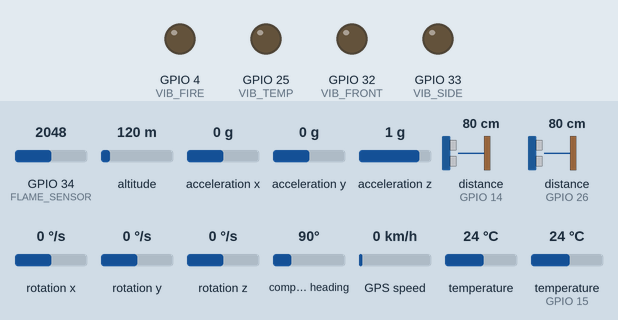
This sketch was run on a simulated ESP32. Parts: output pins drawn as LEDs (lit = HIGH). Wiring (inferred from the names in the program): 2 × ultrasonic range finder: trigger GPIO 12, echo GPIO 14 / trigger GPIO 27, echo GPIO 26. Dashed ring = blinking. The inputs (shaded band) are chosen by the test bench; at power-on: distance to the obstacle (sensors on GPIO 14, GPIO 26) 80 cm, GPIO 34 (FLAME_SENSOR) = 2048, altitude 120 m, acceleration x 0 g, acceleration y 0 g, acceleration z 1 g, rotation x 0 °/s, rotation y 0 °/s, rotation z 0 °/s, compass heading 90°, GPS speed 0 km/h, temperature 24 °C, temperature (sensor on GPIO 15) 24 °C. The echo pulse lasts 58.3 µs per cm; the GPS gets a fix after 3 s at 37.7749, -122.4194 with 8 satellites; pins used as bus, display or sensor lines are not drawn; what the sketch prints to the serial monitor is not drawn.

Above: at 3.2 s.
3.3 s: distance to the obstacle (sensor on GPIO 14) set to 73 cm
6.8 s: distance to the obstacle (sensor on GPIO 14) set to 68 cm
At 7.74 s:
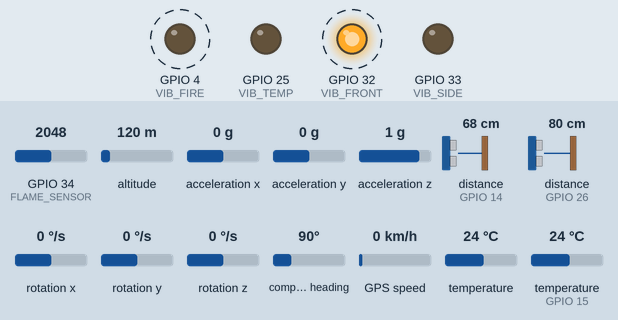
11.8 s: distance to the obstacle (sensor on GPIO 26) set to 75 cm
15.3 s: distance to the obstacle (sensor on GPIO 26) set to 67 cm
At 16.49 s:
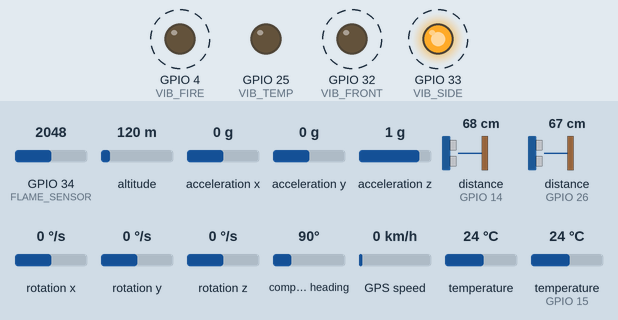
19.8 s: distance to the obstacle (sensor on GPIO 26) set to 120 cm
At 20.9 s:
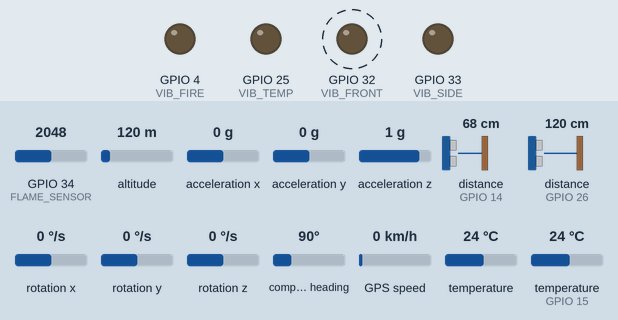
23.3 s: distance to the obstacle (sensor on GPIO 26) set to 2 cm
At 24.6 s:
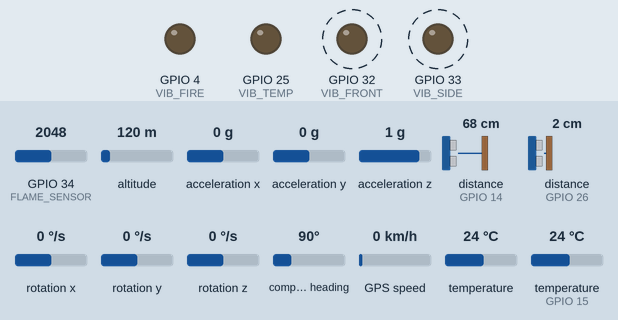
Timing chart, 0 to 27.8 s (numbered marks = the images above; inputs shaded):
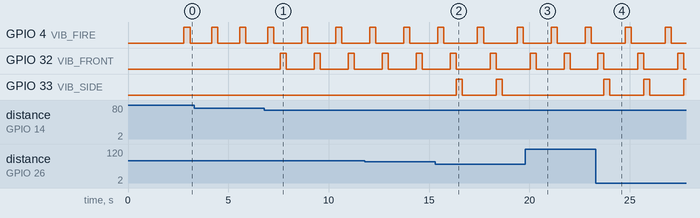

The sketch:

UR_ESP_Relay.ino
```cpp
// Tactile Navigation Stick for the Visually Impaired
// ESP32-Based Full Code

#include <WiFi.h>
#include <Wire.h>
#include <SoftwareSerial.h>
#include <TinyGPS++.h>
#include <OneWire.h>
#include <DallasTemperature.h>
#include <Adafruit_MPU6050.h>
#include <Adafruit_Sensor.h>

// -------------------- Pins --------------------
// Ultrasonic Sensors
#define TRIG_FRONT  12
#define ECHO_FRONT  14
#define TRIG_SIDE   27
#define ECHO_SIDE   26

// Vibration Motors
#define VIB_FRONT   32
#define VIB_SIDE    33
#define VIB_TEMP    25
#define VIB_FIRE    4

// Temperature Sensor (DS18B20)
#define ONE_WIRE_BUS 15
OneWire oneWire(ONE_WIRE_BUS);
DallasTemperature sensors(&oneWire);

// Flame Sensor
#define FLAME_SENSOR 34

// SIM800L
#define SIM_TX 17
#define SIM_RX 16
SoftwareSerial sim800(SIM_TX, SIM_RX);

// GPS
#define GPS_TX 5
#define GPS_RX 18
SoftwareSerial gpsSerial(GPS_TX, GPS_RX);
TinyGPSPlus gps;

// MPU6050
Adafruit_MPU6050 mpu;
bool fallDetected = false;

// -------------------- Constants --------------------
const int tempThreshold = 45;   // Celsius
const int flameThreshold = 3000; // ADC value
const long distanceThreshold = 70; // cm

// -------------------- Functions --------------------
long readUltrasonic(int trigPin, int echoPin) {
  digitalWrite(trigPin, LOW);
  delayMicroseconds(2);
  digitalWrite(trigPin, HIGH);
  delayMicroseconds(10);
  digitalWrite(trigPin, LOW);
  return pulseIn(echoPin, HIGH) * 0.034 / 2;
}

void vibrate(int pin, int duration = 300) {
  digitalWrite(pin, HIGH);
  delay(duration);
  digitalWrite(pin, LOW);
}

void checkObstacle() {
  long front = readUltrasonic(TRIG_FRONT, ECHO_FRONT);
  long side = readUltrasonic(TRIG_SIDE, ECHO_SIDE);

  if (front < distanceThreshold && front > 0) vibrate(VIB_FRONT);
  if (side < distanceThreshold && side > 0) vibrate(VIB_SIDE);
}

void checkTemperature() {
  sensors.requestTemperatures();
  float tempC = sensors.getTempCByIndex(0);
  if (tempC >= tempThreshold) vibrate(VIB_TEMP);
}

void checkFlame() {
  int flameVal = analogRead(FLAME_SENSOR);
  if (flameVal < flameThreshold) vibrate(VIB_FIRE);
}

void checkFall() {
  sensors_event_t a, g, temp;
  mpu.getEvent(&a, &g, &temp);
  if (abs(a.acceleration.z) < 3 && abs(a.acceleration.x) > 7) {
    fallDetected = true;
  }
}

void sendSMS(String msg) {
  sim800.println("AT+CMGF=1");
  delay(100);
  sim800.println("AT+CMGS=\"+911234567890\""); // Replace with your phone number
  delay(100);
  sim800.println(msg);
  delay(100);
  sim800.write(26); // CTRL+Z to send
  delay(5000);
}

void sendEmergencyAlert() {
  String alert = "Emergency! Fall or hazard detected.";
  if (gps.location.isValid()) {
    alert += "\nLocation: ";
    alert += String(gps.location.lat(), 6);
    alert += ", ";
    alert += String(gps.location.lng(), 6);
  } else {
    alert += "\nLocation: Unavailable";
  }
  sendSMS(alert);
  fallDetected = false;
}

// -------------------- Setup --------------------
void setup() {
  Serial.begin(115200);

  // Pins
  pinMode(TRIG_FRONT, OUTPUT);
  pinMode(ECHO_FRONT, INPUT);
  pinMode(TRIG_SIDE, OUTPUT);
  pinMode(ECHO_SIDE, INPUT);
  pinMode(VIB_FRONT, OUTPUT);
  pinMode(VIB_SIDE, OUTPUT);
  pinMode(VIB_TEMP, OUTPUT);
  pinMode(VIB_FIRE, OUTPUT);
  pinMode(FLAME_SENSOR, INPUT);

  // Modules
  sensors.begin();
  sim800.begin(9600);
  gpsSerial.begin(9600);

  if (!mpu.begin()) {
    Serial.println("MPU6050 not detected!");
    while (1);
  }

  delay(2000);
  Serial.println("System Ready");
}

// -------------------- Loop --------------------
void loop() {
  checkObstacle();
  checkTemperature();
  checkFlame();
  checkFall();

  while (gpsSerial.available()) {
    gps.encode(gpsSerial.read());
  }

  if (fallDetected) {
    sendEmergencyAlert();
  }

  delay(300);
}
```

Measured:
- the behaviour switches between 71 and 70 cm on distance to the obstacle (sensor on GPIO 14) (found by bisection; images 0 and 1)
- the behaviour switches between 71 and 70 cm on distance to the obstacle (sensor on GPIO 26) (found by bisection; images 1 and 2)
- after the input at 6.8 s, GPIO 32 (VIB_FRONT): alternates HIGH for 0.30 s and LOW for 1.4 s, starting after 0.79 s
- after the input at 15.3 s, GPIO 33 (VIB_SIDE): alternates HIGH for 0.30 s and LOW for 1.7 s, starting after 1.0 s
- after the input at 19.8 s, GPIO 33 (VIB_SIDE): stops changing and stays LOW
- after the input at 23.3 s, GPIO 33 (VIB_SIDE): alternates HIGH for 0.30 s and LOW for 1.7 s, starting after 0.41 s
- by itself, GPIO 4 (VIB_FIRE): alternates HIGH for 0.30 s and LOW for 1.4 s
